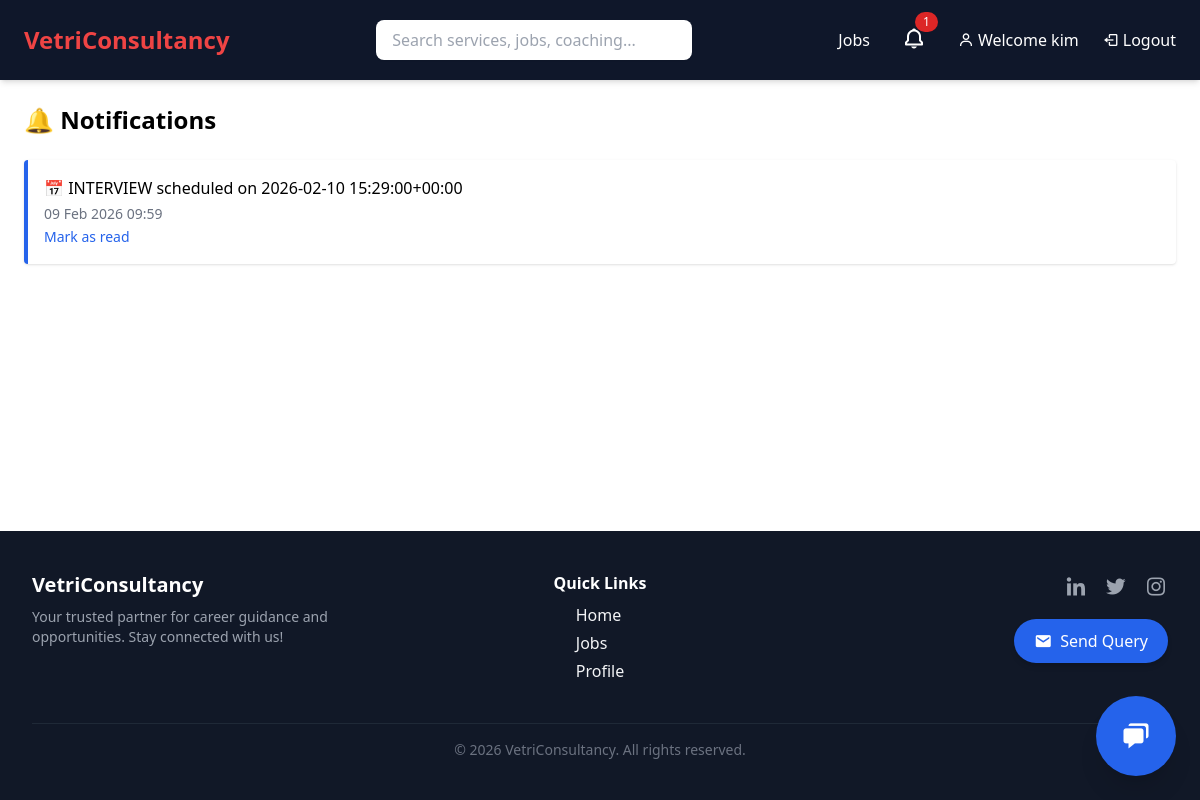
The page /notifications/ (signed in) on the database as committed earlier.
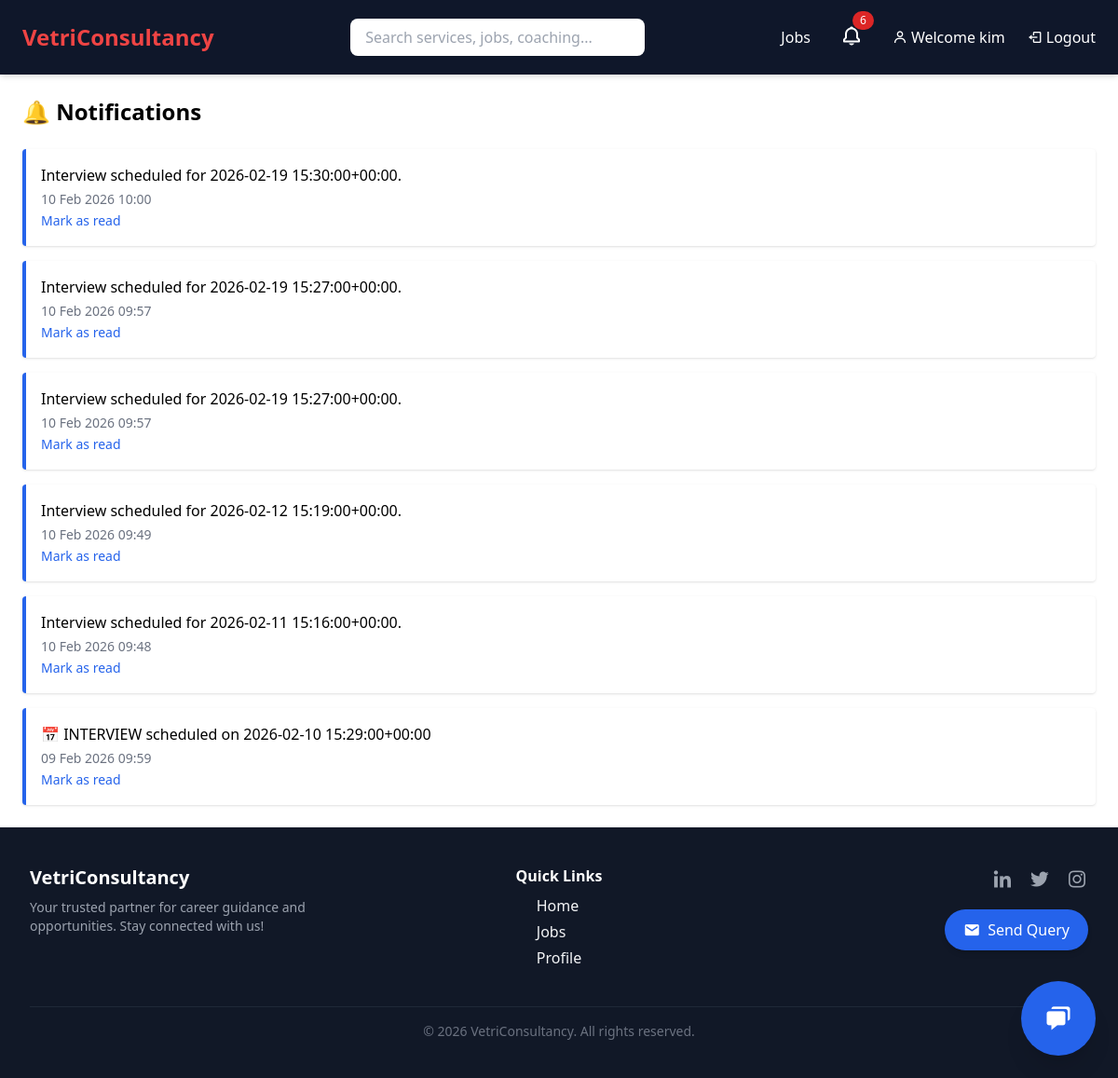
The same page on the database as committed later.
### VCS/models.py (models this page shows, shortened)
class Notification(models.Model):
    user = models.ForeignKey(User, on_delete=models.CASCADE)
    message = models.TextField()
    is_read = models.BooleanField(default=False)
    created_at = models.DateTimeField(auto_now_add=True)

### VCS/views.py (the view)
# urls.py: path('notifications/', notifications, name='notifications'),
@login_required
def notifications(request):
    notes = Notification.objects.filter(user=request.user).order_by('-created_at')
    return render(request, 'notifications.html', {'notifications': notes})

### VCS/context_processors.py (called while the page is built)
def notification_count(request):
    if request.user.is_authenticated:
        unread_count = Notification.objects.filter(
            user=request.user,
            is_read=False
        ).count()
        latest_notifications = Notification.objects.filter(
            user=request.user
        ).order_by('-created_at')[:5]
    else:
        unread_count = 0
        latest_notifications = []
    return {
        'notification_count': unread_count,
        'latest_notifications': latest_notifications,
    }

### VCS/templates/notifications.html
{% extends 'base.html' %}
{% block content %}
<h1 class="text-2xl font-bold mb-6">🔔 Notifications</h1>
<div class="space-y-4">
{% for note in notifications %}
<div class="bg-white p-4 rounded shadow border-l-4
    {% if note.is_read %}border-gray-400{% else %}border-blue-600{% endif %}">
    <p>{{ note.message }}</p>
    <p class="text-sm text-gray-500 mt-1">
        {{ note.created_at|date:"d M Y H:i" }}
    </p>
    {% if not note.is_read %}
    <a href="{% url 'mark_notification_read' note.id %}"
       class="text-blue-600 text-sm hover:underline">
        Mark as read
    </a>
    {% endif %}
</div>
{% empty %}
<p>No notifications.</p>
{% endfor %}
</div>
{% endblock %}

### VCS/templates/base.html (shortened to what the changed rows need)
<!DOCTYPE html>
<html lang="en" x-data="{ open: false, openQuery:false }">
<head>
    <script src="https://cdn.tailwindcss.com"></script>
    <link href="https://unpkg.com/boxicons@2.1.4/css/boxicons.min.css" rel="stylesheet">
    <link href="https://cdn.jsdelivr.net/npm/fullcalendar@6.1.11/index.global.min.css" rel="stylesheet">
</head>
<body class="flex flex-col min-h-screen">
    <header class="bg-slate-900 text-white px-6 py-4 flex flex-col md:flex-row md:items-center md:justify-between shadow-md">
    <div :class="{'block': open, 'hidden': !open}" class="w-full mt-4 md:mt-0 md:flex md:items-center md:justify-between">
        <nav class="flex flex-col md:flex-row md:items-center space-y-2 md:space-y-0 md:space-x-6 text-sm md:text-base">
            {% if user.is_authenticated %}
            <div class="relative" id="notification-container">
                <button onclick="toggleNotifications()" class="relative text-2xl p-2 rounded hover:bg-slate-800 transition focus:outline-none">
                    <i class='bx bx-bell'></i>
                    {% if notification_count > 0 %}
                    <span class="absolute -top-1 -right-1 bg-red-600 text-white text-xs px-2 py-0.5 rounded-full">
                        {{ notification_count }}
                    </span>
                    {% endif %}
                </button>
            </div>
            {% endif %}
        </nav>
    </div>
</header>
<main class="flex-grow px-4 md:px-6 py-6">
    {% block content %}{% endblock %}
</main>
<footer class="bg-gray-900 text-gray-100 py-10">
    <div class="max-w-7xl mx-auto px-4 sm:px-6 lg:px-8">
        <div class="grid grid-cols-1 sm:grid-cols-3 gap-8">
            <div class="flex flex-col items-center sm:items-start text-center sm:text-left">
                <h2 class="text-xl font-bold text-white mb-2">VetriConsultancy</h2>
            </div>
        </div>
    </div>
</footer>
</body>
</html>

Rows that differ between the two databases and show on the page:
added Notification: message "Interview scheduled for 2026-02-19 15:30:00+00:00.", created_at "10 Feb 2026 10:00", is_read "Mark as read"
added Notification: message "Interview scheduled for 2026-02-19 15:27:00+00:00.", created_at "10 Feb 2026 09:57", is_read "Mark as read"
added Notification: message "Interview scheduled for 2026-02-19 15:27:00+00:00.", created_at "10 Feb 2026 09:57", is_read "Mark as read"
added Notification: message "Interview scheduled for 2026-02-12 15:19:00+00:00.", created_at "10 Feb 2026 09:49", is_read "Mark as read"
added Notification: message "Interview scheduled for 2026-02-11 15:16:00+00:00.", created_at "10 Feb 2026 09:48", is_read "Mark as read"
Other text that changed with them:
{{ notification_count }}: "1" → "6"
